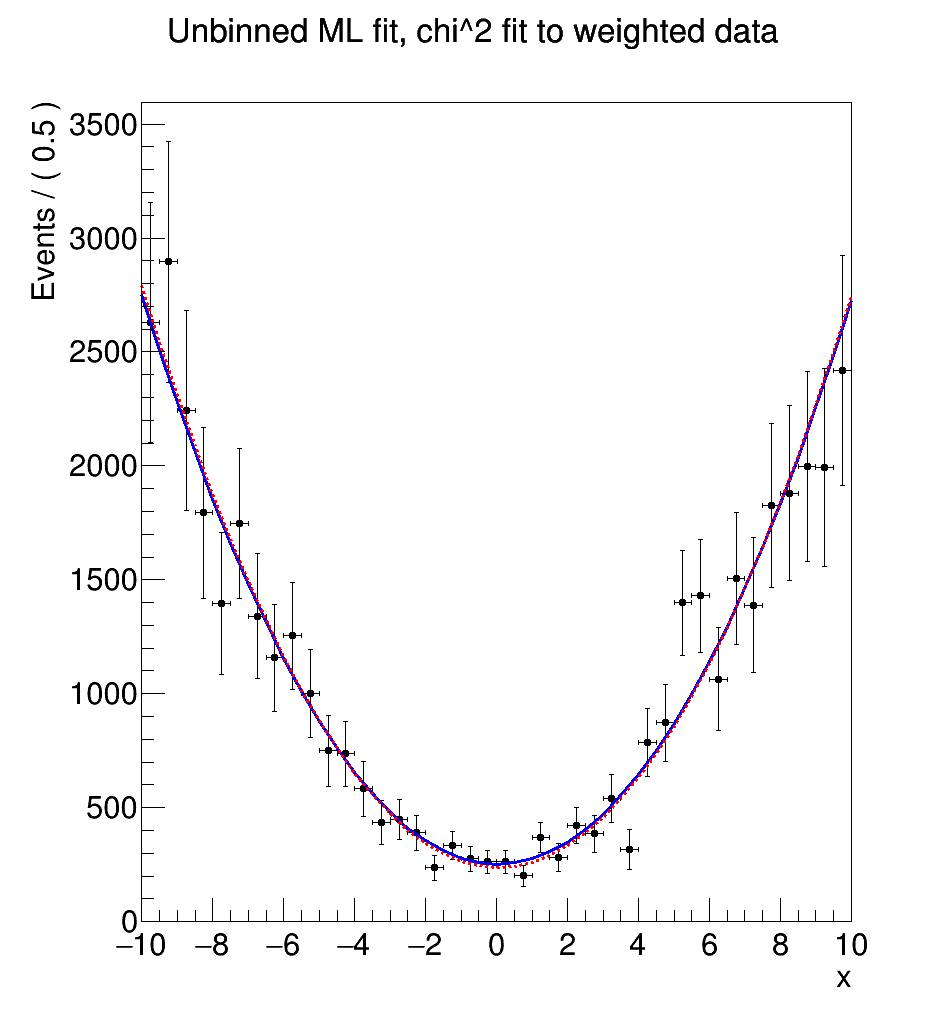

The script that saved this image:
## \file
## \ingroup tutorial_roofit
## \notebook
## 'DATA AND CATEGORIES' RooFit tutorial macro #403
##
## Using weights in unbinned datasets
##
## \macro_image
## \macro_code
## \macro_output
##
## \date February 2018
## \authors Clemens Lange, Wouter Verkerke (C version)

from __future__ import print_function
import ROOT


# Create observable and unweighted dataset
# -------------------------------------------

# Declare observable
x = ROOT.RooRealVar("x", "x", -10, 10)
x.setBins(40)

# Construction a uniform pdf
p0 = ROOT.RooPolynomial("px", "px", x)

# Sample 1000 events from pdf
data = p0.generate(x, 1000)

# Calculate weight and make dataset weighted
# --------------------------------------------------

# Construct formula to calculate (fake) weight for events
wFunc = ROOT.RooFormulaVar("w", "event weight", "(x*x+10)", [x])

# Add column with variable w to previously generated dataset
data.addColumn(wFunc)

# Dataset d is now a dataset with two observable (x,w) with 1000 entries
data.Print()

# Create a new dataset wdata where w is interpreted as event weight rather than
# as observable
wdata = ROOT.RooDataSet(data.GetName(), data.GetTitle(), data.get(), Import=data, WeightVar="w")

# Dataset d is now a dataset with one observable (x) with 1000 entries and
# a sum of weights of ~430K
wdata.Print()

# Unbinned ML fit to weighted data
# ---------------------------------------------------------------

# Construction quadratic polynomial pdf for fitting
a0 = ROOT.RooRealVar("a0", "a0", 1)
a1 = ROOT.RooRealVar("a1", "a1", 0, -1, 1)
a2 = ROOT.RooRealVar("a2", "a2", 1, 0, 10)
p2 = ROOT.RooPolynomial("p2", "p2", x, [a0, a1, a2], 0)

# Fit quadratic polynomial to weighted data

# NOTE: A plain Maximum likelihood fit to weighted data does in general
#       NOT result in correct error estimates, individual
#       event weights represent Poisson statistics themselves.
#
# Fit with 'wrong' errors
r_ml_wgt = p2.fitTo(wdata, Save=True, PrintLevel=-1)

# A first order correction to estimated parameter errors in an
# (unbinned) ML fit can be obtained by calculating the
# covariance matrix as
#
#    V' = V C-1 V
#
# where V is the covariance matrix calculated from a fit
# to -logL = - sum [ w_i log f(x_i) ] and C is the covariance
# matrix calculated from -logL' = -sum [ w_i^2 log f(x_i) ]
# (i.e. the weights are applied squared)
#
# A fit in self mode can be performed as follows:

r_ml_wgt_corr = p2.fitTo(wdata, Save=True, SumW2Error=True, PrintLevel=-1)

# Plot weighted data and fit result
# ---------------------------------------------------------------

# Construct plot frame
frame = x.frame(Title="Unbinned ML fit, chi^2 fit to weighted data")

# Plot data using sum-of-weights-squared error rather than Poisson errors
wdata.plotOn(frame, DataError="SumW2")

# Overlay result of 2nd order polynomial fit to weighted data
p2.plotOn(frame)

# ML fit of pdf to equivalent unweighted dataset
# ---------------------------------------------------------------------

# Construct a pdf with the same shape as p0 after weighting
genPdf = ROOT.RooGenericPdf("genPdf", "x*x+10", [x])

# Sample a dataset with the same number of events as data
data2 = genPdf.generate(x, 1000)

# Sample a dataset with the same number of weights as data
data3 = genPdf.generate(x, 43000)

# Fit the 2nd order polynomial to both unweighted datasets and save the
# results for comparison
r_ml_unw10 = p2.fitTo(data2, Save=True, PrintLevel=-1)
r_ml_unw43 = p2.fitTo(data3, Save=True, PrintLevel=-1)

# Chis2 fit of pdf to binned weighted dataset
# ---------------------------------------------------------------------------

# Construct binned clone of unbinned weighted dataset
binnedData = wdata.binnedClone()
binnedData.Print("v")

# Perform chi2 fit to binned weighted dataset using sum-of-weights errors
#
# NB: Within the usual approximations of a chi2 fit, chi2 fit to weighted
# data using sum-of-weights-squared errors does give correct error
# estimates
chi2 = p2.createChi2(binnedData, ROOT.RooFit.DataError("SumW2"))
m = ROOT.RooMinimizer(chi2)
m.migrad()
m.hesse()

# Plot chi^2 fit result on frame as well
r_chi2_wgt = m.save()
p2.plotOn(frame, LineStyle="--", LineColor="r")

# Compare fit results of chi2, L fits to (un)weighted data
# ------------------------------------------------------------

# Note that ML fit on 1Kevt of weighted data is closer to result of ML fit on 43Kevt of unweighted data
# than to 1Kevt of unweighted data, the reference chi^2 fit with SumW2 error gives a result closer to
# that of an unbinned ML fit to 1Kevt of unweighted data.

print("==> ML Fit results on 1K unweighted events")
r_ml_unw10.Print()
print("==> ML Fit results on 43K unweighted events")
r_ml_unw43.Print()
print("==> ML Fit results on 1K weighted events with a summed weight of 43K")
r_ml_wgt.Print()
print("==> Corrected ML Fit results on 1K weighted events with a summed weight of 43K")
r_ml_wgt_corr.Print()
print("==> Chi2 Fit results on 1K weighted events with a summed weight of 43K")
r_chi2_wgt.Print()

c = ROOT.TCanvas("rf403_weightedevts", "rf403_weightedevts", 600, 600)
ROOT.gPad.SetLeftMargin(0.15)
frame.GetYaxis().SetTitleOffset(1.8)
frame.Draw()

c.SaveAs("rf403_weightedevts.png")
